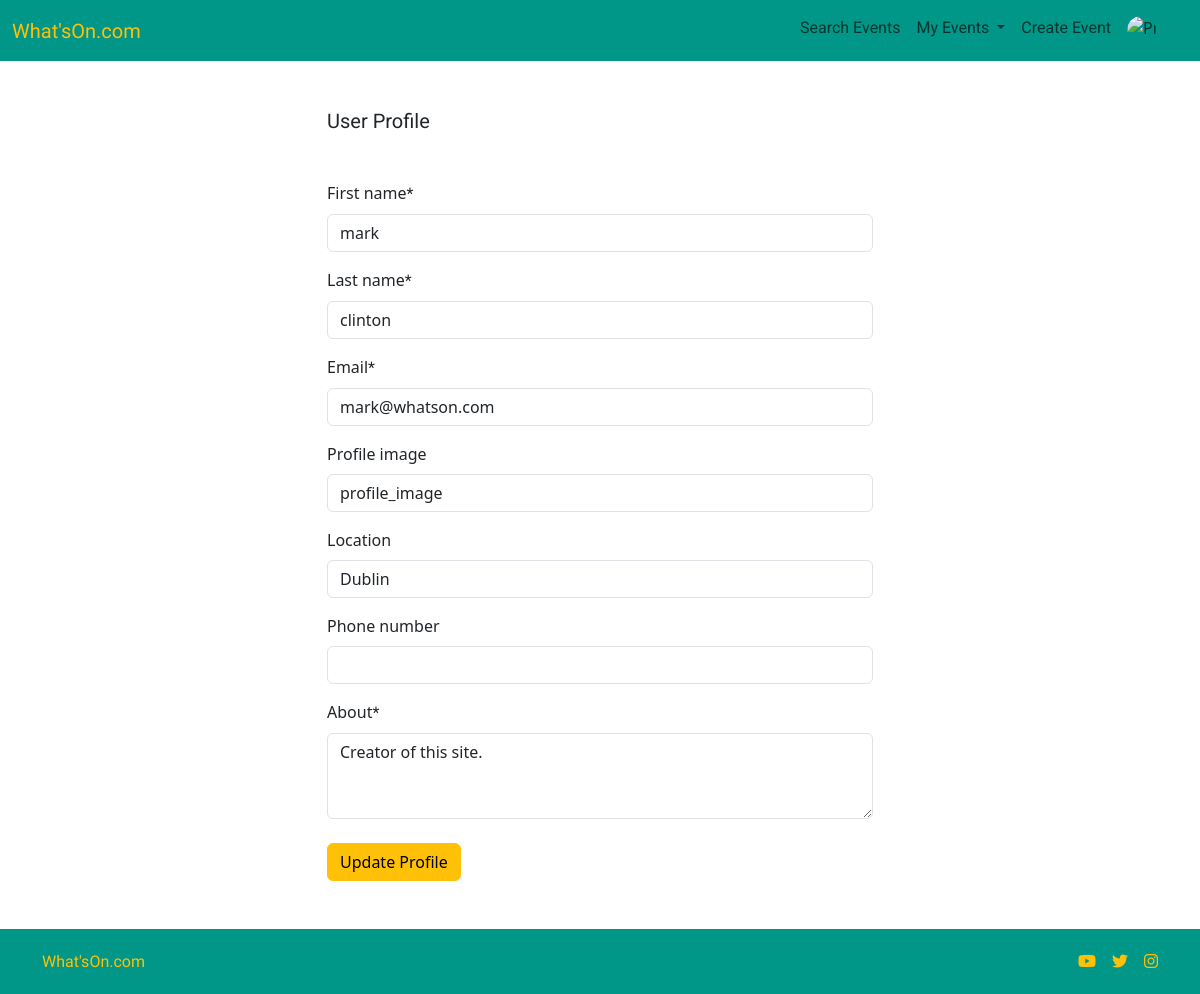
Page /profile/user (signed in) on the committed database.
### users/models.py (models this page shows, shortened)
class NewUser(AbstractBaseUser, PermissionsMixin):
    email = models.EmailField(unique=True)
    first_name = models.CharField(max_length=150)
    last_name = models.CharField(max_length=150)
    profile_image = CloudinaryField('Profile Image', default='profile_image')
    about = models.TextField(max_length=500, blank=True)
    location = models.CharField(max_length=100, blank=True)
    created_at = models.DateTimeField(auto_now=True)
    phone_number = PhoneNumberField(blank=True)
    is_active = models.BooleanField(default=True)
    is_staff = models.BooleanField(default=False)
    objects = CustomAccountManager()
    USERNAME_FIELD = 'email'

### users/views.py (the view, shortened to what this page needs)
# urls.py: path('user', views.get_profile, name='user_profile'),
@login_required
def get_profile(request):
    user_profile = NewUser.objects.get(email=request.user.email)
    profile_form = ProfileForm(instance=user_profile)
    return render(
        request,
        "users/profile.html",
        {
            "profile_form": profile_form,
        },
    )

### users/forms.py
class ProfileForm(forms.ModelForm):
    TEL_MESSAGE = 'Incorrect format. Use an Irish number. e.g. (087) 456 7890.'
    TEL_PLACEHOLDER = 'Irish Phone Numbers Only'
    about = forms.CharField(widget=forms.Textarea(attrs={'rows': '3'}))
    phone_number = PhoneNumberField(
        widget=forms.TextInput(attrs={'placeholder': TEL_PLACEHOLDER}),
        required=False,
        region="IE"
    )
    phone_number.error_messages['invalid'] = TEL_MESSAGE
    profile_image = CloudinaryFileField()
    class Meta:
        model = NewUser
        fields = (
            'first_name',
            'last_name',
            'email',
            'profile_image',
            'location',
            'phone_number',
            'about'
        )

### users/templates/users/profile.html (shortened to what this page needs)
{% extends "base.html" %}
{% block content %}
{% load static %}
{% load crispy_forms_tags %}
<div class="container">
    <div class="row justify-content-center">
        <div class="col-10 col-lg-6 m-5">
            <h5 class="mb-5">User Profile</h5>
            <form id="profileForm" method="post" enctype="multipart/form-data">
                {{ profile_form | crispy}}
                <div class=" col-12 mt-4">
                    <button type="submit" class="btn btn-warning">Update Profile</button>
                </div>
            </form>
        </div>
    </div>
</div>
{% endblock %}

### static/css/styles.css (style rules this page uses)
h1, h2, h3, h4, h5 { font-family: 'Roboto', 'serif'; font-weight: 400; }
span { font-family: 'Roboto', 'serif'; }

### rows in the picture
NewUser: first_name "mark", last_name "clinton", email "mark@whatson.com", profile_image "profile_image", location "Dublin", about "Creator of this site."
